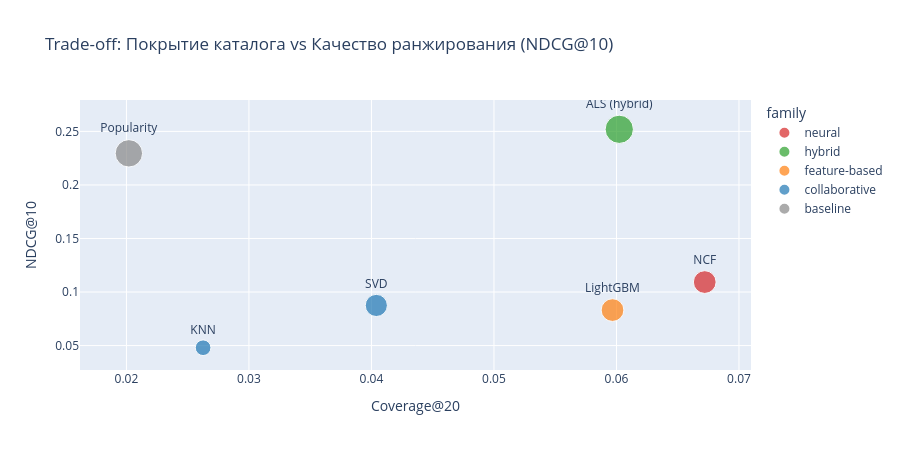

The cell this chart's notebook holds for it:
### Markdown cell above
## 8. Согласие моделей в рекомендациях

Полный инференс всех 5 моделей для одного пользователя (с загрузкой артефактов)
вынесен в Streamlit, где это доступно интерактивно.

Здесь ограничимся **table-уровневым анализом**: сравним Coverage@20 и HitRate@10 — 
они косвенно отражают разнообразие рекомендаций. Высокая Coverage означает,
что разные пользователи получают разные рекомендации.

### Code cell
# Быстрое сравнение по coverage и hit_rate
diversity_df = summary.dropna(subset=['coverage@20', 'hit_rate@10']).copy()
diversity_df = diversity_df.sort_values('coverage@20', ascending=False)

print("Сравнение разнообразия и релевантности:")
display(diversity_df[['model', 'family', 'coverage@20', 'hit_rate@10', 'ndcg@10']]
        .round(4))

# Scatter coverage vs ndcg
fig = px.scatter(
    diversity_df,
    x='coverage@20', y='ndcg@10',
    text='model', color='family',
    color_discrete_map=family_colors,
    size='hit_rate@10',
    title='Trade-off: Покрытие каталога vs Качество ранжирования (NDCG@10)',
    labels={'coverage@20': 'Coverage@20', 'ndcg@10': 'NDCG@10'},
)
fig.update_traces(textposition='top center')
fig.update_layout(height=450)
fig.show()

### Figure 1 — Plotly figure (JSON) as saved in the notebook; plotly's stock layout.template omitted (floating-point values rounded to 4 significant figures)
{"data": [{"hovertemplate": "family=neural<br>Coverage@20=%{x}<br>NDCG@10=%{y}<br>hit_rate@10=%{marker.size}<br>model=%{text}<extra></extra>", "legendgroup": "neural", "marker": {"color": "#d62728", "size": [0.4286], "sizemode": "area", "sizeref": 0.001658, "symbol": "circle"}, "mode": "markers+text", "name": "neural", "orientation": "v", "showlegend": true, "text": ["NCF"], "textposition": "top center", "type": "scatter", "x": [0.06721], "xaxis": "x", "y": [0.1093], "yaxis": "y"}, {"hovertemplate": "family=hybrid<br>Coverage@20=%{x}<br>NDCG@10=%{y}<br>hit_rate@10=%{marker.size}<br>model=%{text}<extra></extra>", "legendgroup": "hybrid", "marker": {"color": "#2ca02c", "size": [0.6633], "sizemode": "area", "sizeref": 0.001658, "symbol": "circle"}, "mode": "markers+text", "name": "hybrid", "orientation": "v", "showlegend": true, "text": ["ALS (hybrid)"], "textposition": "top center", "type": "scatter", "x": [0.06023], "xaxis": "x", "y": [0.2519], "yaxis": "y"}, {"hovertemplate": "family=feature-based<br>Coverage@20=%{x}<br>NDCG@10=%{y}<br>hit_rate@10=%{marker.size}<br>model=%{text}<extra></extra>", "legendgroup": "feature-based", "marker": {"color": "#ff7f0e", "size": [0.4286], "sizemode": "area", "sizeref": 0.001658, "symbol": "circle"}, "mode": "markers+text", "name": "feature-based", "orientation": "v", "showlegend": true, "text": ["LightGBM"], "textposition": "top center", "type": "scatter", "x": [0.05968], "xaxis": "x", "y": [0.08315], "yaxis": "y"}, {"hovertemplate": "family=collaborative<br>Coverage@20=%{x}<br>NDCG@10=%{y}<br>hit_rate@10=%{marker.size}<br>model=%{text}<extra></extra>", "legendgroup": "collaborative", "marker": {"color": "#1f77b4", "size": [0.4082, 0.2041], "sizemode": "area", "sizeref": 0.001658, "symbol": "circle"}, "mode": "markers+text", "name": "collaborative", "orientation": "v", "showlegend": true, "text": ["SVD", "KNN"], "textposition": "top center", "type": "scatter", "x": [0.0404, 0.02626], "xaxis": "x", "y": [0.08747, 0.048], "yaxis": "y"}, {"hovertemplate": "family=baseline<br>Coverage@20=%{x}<br>NDCG@10=%{y}<br>hit_rate@10=%{marker.size}<br>model=%{text}<extra></extra>", "legendgroup": "baseline", "marker": {"color": "#888888", "size": [0.6224], "sizemode": "area", "sizeref": 0.001658, "symbol": "circle"}, "mode": "markers+text", "name": "baseline", "orientation": "v", "showlegend": true, "text": ["Popularity"], "textposition": "top center", "type": "scatter", "x": [0.0202], "xaxis": "x", "y": [0.2295], "yaxis": "y"}], "layout": {"height": 450, "legend": {"itemsizing": "constant", "title": {"text": "family"}, "tracegroupgap": 0}, "title": {"text": "Trade-off: Покрытие каталога vs Качество ранжирования (NDCG@10)"}, "xaxis": {"anchor": "y", "domain": [0, 1], "title": {"text": "Coverage@20"}}, "yaxis": {"anchor": "x", "domain": [0, 1], "title": {"text": "NDCG@10"}}}}
